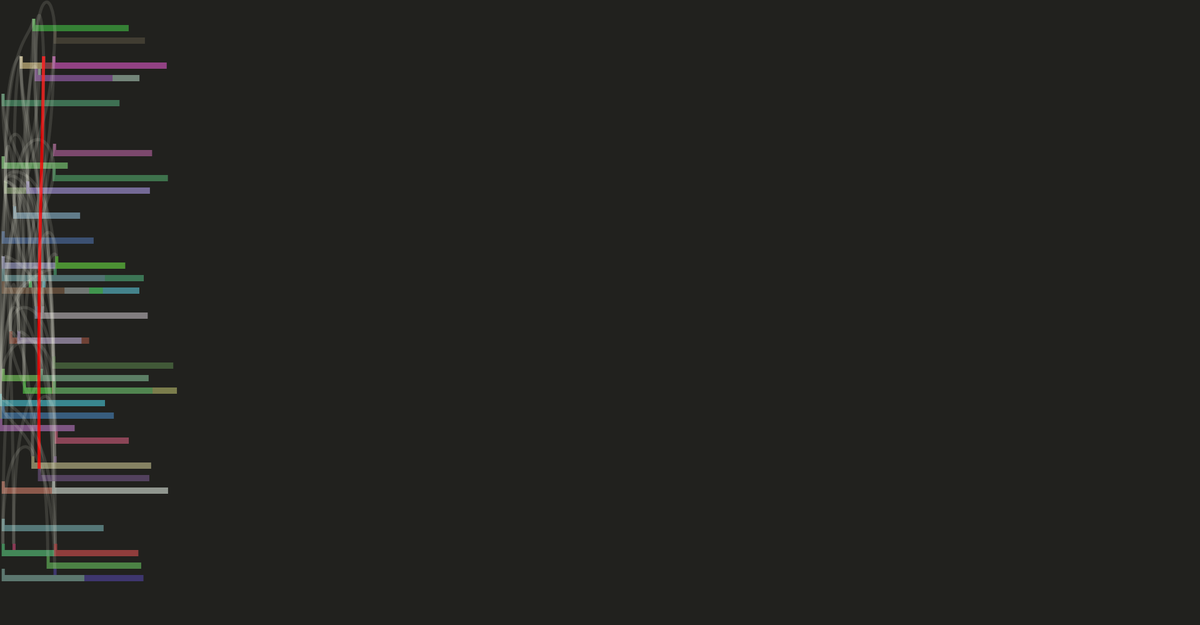
Frame 1 (no input)
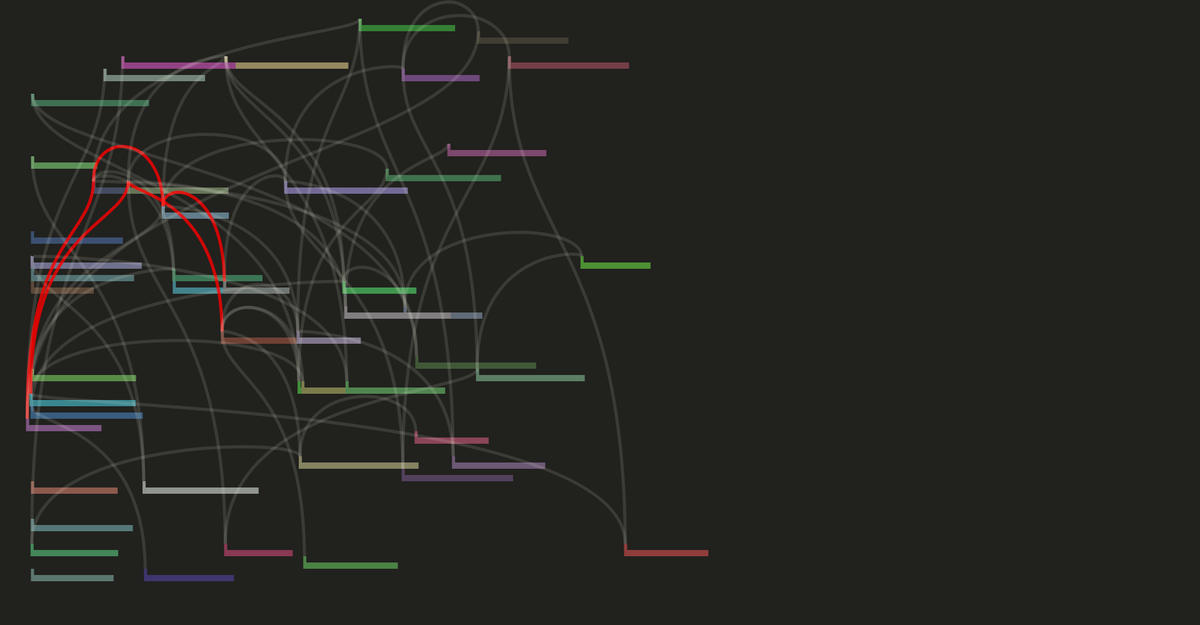
Frame 60 (no input)
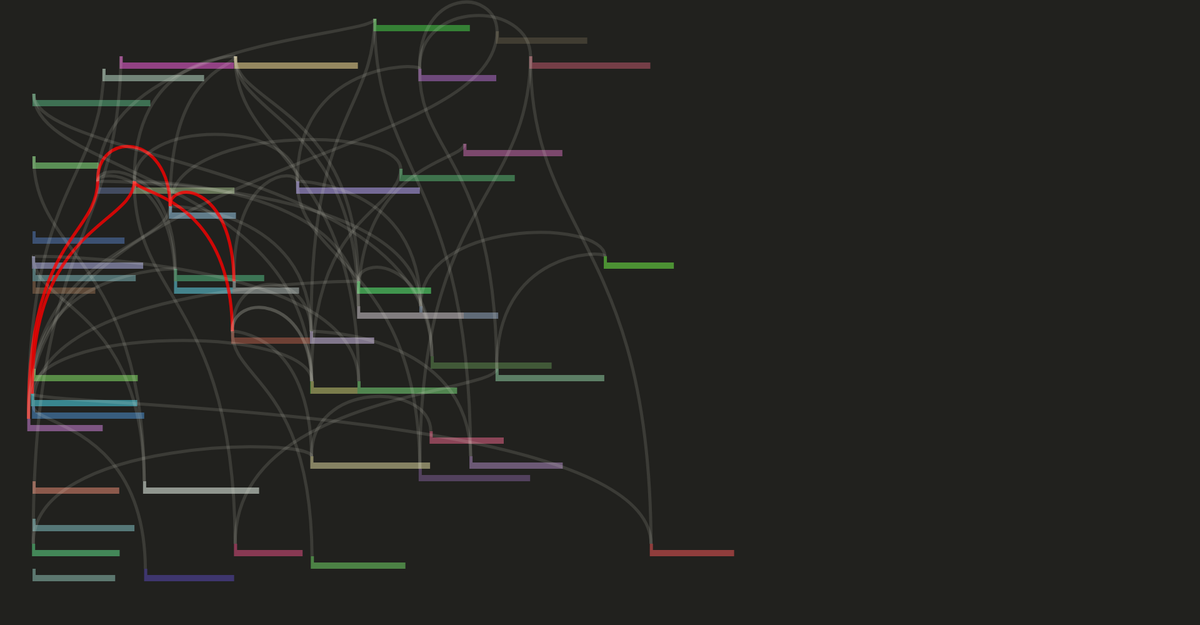
Frame 120 (the mouse pressed at the canvas centre since frame 60)

The p5.js sketch that drew these frames (run headless with seeded random() and noise() and a simulated clock; from frame 60 on, the mouse is pressed at the canvas centre):

// p5.js sketch
// ── sketch.js
var tasks

function randomParents(j) {
	if (j + 1 == tasks.length) return parents
    let count = random(minconnections,maxConnections) | 0
    let parents = []
    for (var i = 0; i < count; i++) {
        let p = floor(random(j + 1, taskCount))
        if (p >= taskCount) p = taskCount - 1
        if (p == j || parents.indexOf(p) > -1) continue
        parents.push(p)
    }
    return parents
}

function randomTask(tasks) {
    let task = new Task()
    task.y = Math.floor(random(50, height - 50) / (taskHeight * 2)) * taskHeight * 2
    task.width = random(minTaskWidth, maxTaskWidth)
    task.color = [random(50, 150), random(50, 150), random(50, 150)]

    if (tasks.length == 0) return task
    let count = (Math.random() * (maxConnections - minconnections) | 0) + minconnections
    for (let i = 0; i < count; i++) {
        let index = (Math.random() * tasks.length) | 0
        let parent = tasks[index]
        if (parent == null || task.parents.indexOf(parent) > -1) continue
        task.parents.push(parent)
    }
    return task
}

function setup() {
    createCanvas(1920, 1000);
    tasks = []
    for (let i = 0; i < taskCount; i++) tasks.push(randomTask(tasks))
}

function draw() {
    background(33,33,30)
    for (let i = 0; i < stepsPerFrame; i++) for (let task of tasks) task.update()        
    for (let task of tasks) task.draw()
    for (let task of tasks) task.postDraw()
}

// ── Task.js
class Task {
    constructor(x, width) {
        // ---- Dynamics ----        
        this.x = 0
        this.width = 0
        this.velocity = 0
        this.parents = []
        
        // ---- Drawing ----        
        this.color = [255,255,255]
        this.smoothedX = 0
        this.y = 0
    }

    // ---- Dynamics ----

    update() {
        this.applyEdgeForce(this)
        this.applyAsapForce(this)
        for (let parent of this.parents) this.applyOrderForce(parent)
        this.x += this.velocity
        this.velocity *= friction
    }

    applyOrderForce(parent) {
        let attractionPoint = parent.x + parent.width
        let force = (attractionPoint - this.x) * orderForce
        if (attractionPoint <= this.x)
            force *= orderDiscount
        this.velocity += force
        parent.velocity -= force
    }

    applyEdgeForce() {
        if (this.x < 50) {
            this.velocity += edgeForce
            this.x = 51
        } else if (this.x + this.width > width - 50) {
            this.velocity -= edgeForce
            this.x = width - this.width - 60
        }
    }

    applyAsapForce() {
        this.velocity -= asapForce
    }

    // ---- Drawing ----

    draw() {
        this.smoothedX = this.smoothedX * visualDamping + this.x * (1 - visualDamping)
        push()
            noStroke()
            fill(this.color)
            translate(this.smoothedX, this.y)
            rect(0, 0, this.width, taskHeight)
            rect(0, -flagHeight, flagWidth, flagHeight)
        pop()
    }

    postDraw() {
        for (let parent of this.parents) this.drawLink(parent)
    }

    flagTop() {
        return this.y - flagHeight
    }

    drawLink(parent) {
        let y = this.flagTop()
        let py = parent.flagTop()
        let midY = (y + py) / 2
        push()
            noFill()
            strokeCap(SQUARE)
            strokeWeight(linkWidth)
            if (this.isAfter(parent)) 
                stroke(255, 255, 232, 30)
            else 
                stroke(255, 0, 0, 200)
            bezier(
                parent.smoothedX + 2, py,
                parent.smoothedX, midY - 100,
                this.smoothedX, midY - 100,
                this.smoothedX + 2, y
            )
        pop()
    }

    isAfter(parent) {
        let diff = parent.x + parent.width - this.x
        return diff < paddingTime
    }
}
// ── settings.js
// var taskCount = 50

// var orderForce = 1
// var friction = 0.7
// var orderDiscount = 0.0
// var edgeForce = 1
// var asapForce = 0.1

// var minTaskWidth = 100
// var maxTaskWidth = 200

// var minconnections = 0
// var maxConnections = 3

// var paddingTime = 5

// var stepsPerFrame = 100


// var taskHeight = 10
// var flagHeight = 10
// var flagWidth = 5
// var linkWidth = 5

// var visualDamping  = 0.95




var taskCount = 50

var orderForce = 0.1
var friction = 0.99
var orderDiscount = 0.0
var edgeForce = 1
var asapForce = 0.05

var minTaskWidth = 100
var maxTaskWidth = 200

var minconnections = 0
var maxConnections = 3

var paddingTime = 5

var stepsPerFrame = 100


var taskHeight = 10
var flagHeight = 10
var flagWidth = 5
var linkWidth = 5

var visualDamping  = 0.95
